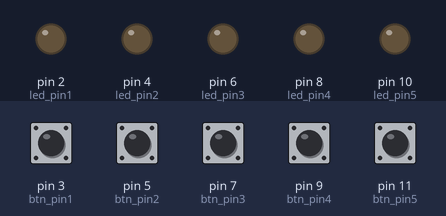
The sketch below on a simulated Arduino Uno, built with avr-gcc and run on an emulated ATmega328P. Shown: output pins drawn as LEDs (lit = HIGH). The test bench sets the inputs (shaded band); at power-on: pin 3 (btn_pin1), pin 5 (btn_pin2), pin 7 (btn_pin3), pin 9 (btn_pin4), pin 11 (btn_pin5) HIGH. What the sketch prints to the serial monitor is not drawn.

Above: at 1.2 s.
1.3 s: pin 3 (btn_pin1) pulled LOW for 0.15 s
At 2.3 s:
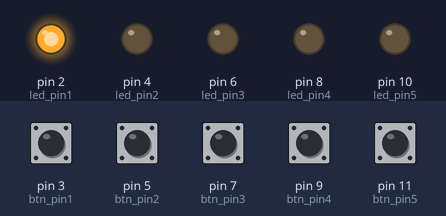
2.9 s: pin 5 (btn_pin2) pulled LOW for 0.15 s
At 3.4 s:
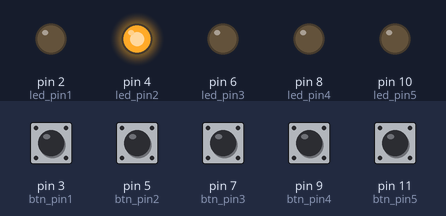
4.5 s: pin 7 (btn_pin3) pulled LOW for 0.15 s
At 4.8 s:
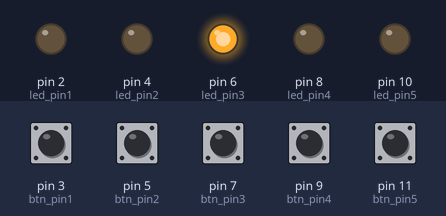
6.1 s: pin 9 (btn_pin4) pulled LOW for 0.15 s
At 7.1 s:
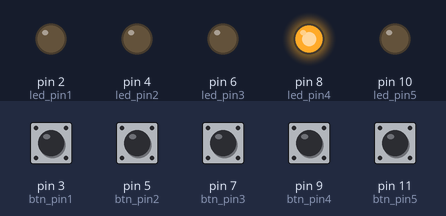
7.7 s: pin 11 (btn_pin5) pulled LOW for 0.15 s
At 8.3 s:
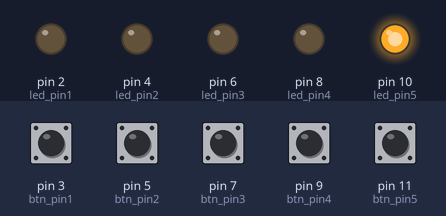
Timing chart, 0 to 14.4 s (numbered marks = the images above; inputs shaded):
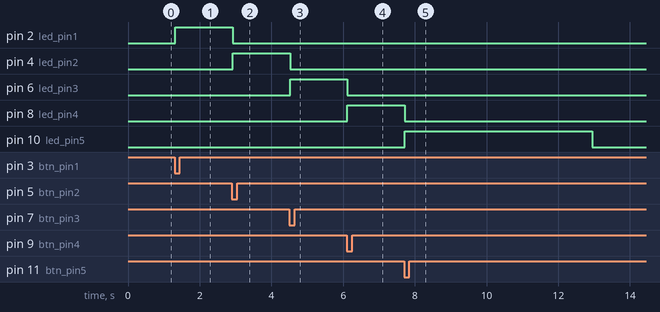

Measured:
- after the input at 1.3 s, pin 2 (led_pin1): LOW → HIGH at once
- after the input at 2.9 s, pin 2 (led_pin1): HIGH → LOW at once; pin 4 (led_pin2): LOW → HIGH at once
- after the input at 4.5 s, pin 4 (led_pin2): HIGH → LOW at once; pin 6 (led_pin3): LOW → HIGH at once
- after the input at 6.1 s, pin 6 (led_pin3): HIGH → LOW at once; pin 8 (led_pin4): LOW → HIGH at once
- after the input at 7.7 s, pin 8 (led_pin4): HIGH → LOW after 0.02 s instead of 3.6 s; pin 10 (led_pin5): LOW → HIGH at once, → LOW 5.2 s later

The sketch:

flur_guide.ino
```cpp
int led_pin1 = 2;
int btn_pin1 = 3;

int led_pin2 = 4;
int btn_pin2 = 5;

int led_pin3 = 6;
int btn_pin3 = 7;

int led_pin4 = 8;
int btn_pin4 = 9;

int led_pin5 = 10;
int btn_pin5 = 11;

int counter = 0;
int active_led = 0;


void setup() {

  Serial.begin(9600);


  pinMode(led_pin1, OUTPUT);
  pinMode(led_pin2, OUTPUT);
  pinMode(led_pin3, OUTPUT);
  pinMode(led_pin4, OUTPUT);
  pinMode(led_pin5, OUTPUT);

  pinMode(btn_pin1, INPUT_PULLUP);
  pinMode(btn_pin2, INPUT_PULLUP);
  pinMode(btn_pin3, INPUT_PULLUP);
  pinMode(btn_pin4, INPUT_PULLUP);
  pinMode(btn_pin5, INPUT_PULLUP);

}

void loop() {


    bool btn_status1 = digitalRead(btn_pin1);
    bool btn_status2 = digitalRead(btn_pin2);
    bool btn_status3 = digitalRead(btn_pin3);
    bool btn_status4 = digitalRead(btn_pin4);
    bool btn_status5 = digitalRead(btn_pin5);

  //Detect button press, set the active led accordingly and reset the counter.
  if (btn_status1 == LOW){
    Serial.println("BTN1 pressed");
    active_led = 1;
    counter = 0;

  }

  if (btn_status2 == LOW){
    Serial.println("BTN2 pressed");
    active_led = 2;
    counter = 0;
  }

    if (btn_status3 == LOW){
    Serial.println("BTN3 pressed");
    active_led = 3;
    counter = 0;
  }

  if (btn_status4 == LOW){
    Serial.println("BTN4 pressed");
    active_led = 4;
    counter = 0;
  }

  if (btn_status5 == LOW){
    Serial.println("BTN5 pressed");
    active_led = 5;
    counter = 0;
  }

  //if the loop has run 1000 times, reset active led and counter.
  if(counter >= 1000){

    active_led = 0;
    counter = 0;


  }else if(counter < 1000 && active_led > 0){

    counter++;
  }

  //Turn on active led, turn off every other led.
  if(active_led == 0){
    digitalWrite (led_pin1, LOW);
    digitalWrite (led_pin2, LOW);
    digitalWrite (led_pin3, LOW);
    digitalWrite (led_pin4, LOW);
    digitalWrite (led_pin5, LOW);
  }
  else if(active_led == 1){
    digitalWrite (led_pin1, HIGH);
    digitalWrite (led_pin2, LOW);
    digitalWrite (led_pin3, LOW);
    digitalWrite (led_pin4, LOW);
    digitalWrite (led_pin5, LOW);
  }
  else if(active_led == 2){
    digitalWrite (led_pin1, LOW);
    digitalWrite (led_pin2, HIGH);
    digitalWrite (led_pin3, LOW);
    digitalWrite (led_pin4, LOW);
    digitalWrite (led_pin5, LOW);
  }
  else if(active_led == 3){
    digitalWrite (led_pin1, LOW);
    digitalWrite (led_pin2, LOW);
    digitalWrite (led_pin3, HIGH);
    digitalWrite (led_pin4, LOW);
    digitalWrite (led_pin5, LOW);
  }
  else if(active_led == 4){
    digitalWrite (led_pin1, LOW);
    digitalWrite (led_pin2, LOW);
    digitalWrite (led_pin3, LOW);
    digitalWrite (led_pin4, HIGH);
    digitalWrite (led_pin5, LOW);
  }
  else if(active_led == 5){
    digitalWrite (led_pin1, LOW);
    digitalWrite (led_pin2, LOW);
    digitalWrite (led_pin3, LOW);
    digitalWrite (led_pin4, LOW);
    digitalWrite (led_pin5, HIGH);
  }


  Serial.println(counter);


}
```
